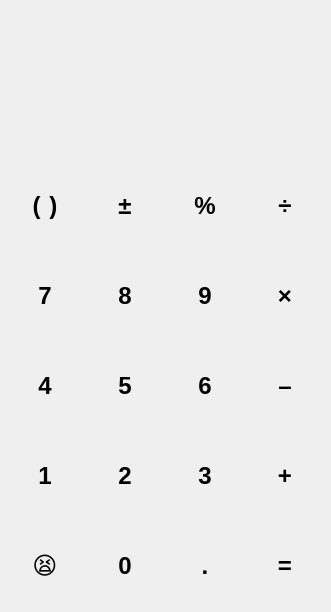
<?xml version="1.0" encoding="UTF-8"?>
<ui version="4.0">
 <class>MainWindow</class>
 <widget class="QMainWindow" name="MainWindow">
  <property name="geometry">
   <rect>
    <x>0</x>
    <y>0</y>
    <width>331</width>
    <height>612</height>
   </rect>
  </property>
  <property name="windowTitle">
   <string>MainWindow</string>
  </property>
  <property name="styleSheet">
   <string notr="true">	background: &quot;#024873&quot;;</string>
  </property>
  <widget class="QWidget" name="centralwidget">
   <widget class="QLabel" name="result">
    <property name="geometry">
     <rect>
      <x>0</x>
      <y>23</y>
      <width>331</width>
      <height>131</height>
     </rect>
    </property>
    <property name="styleSheet">
     <string notr="true">	qproperty-alignment: &quot;AlignVCenter | AlignRight&quot;;
	color: &quot;white&quot;;
	background-color: &quot;#04BFAD&quot;;
    font-family: 'Open Sans', sans-serif;
	font-size: 40px;
    font-weight: 600;          /* Semibold */
    line-height: 60px;         /* Межстрочный интервал */
    letter-spacing: 0.5px;     /* Межбуквенный интервал */
	border-radius: 36px;</string>
    </property>
    <property name="text">
     <string/>
    </property>
   </widget>
   <widget class="QLabel" name="input">
    <property name="geometry">
     <rect>
      <x>0</x>
      <y>0</y>
      <width>331</width>
      <height>71</height>
     </rect>
    </property>
    <property name="styleSheet">
     <string notr="true">	qproperty-alignment: &quot;AlignVCenter | AlignRight&quot;;
	color: &quot;white&quot;;
	background-color: &quot;#04BFAD&quot;;
    font-family: 'Open Sans', sans-serif;
    font-weight: 600;          /* Semibold */
    font-size: 20px;           /* Размер шрифта */
    line-height: 30px;         /* Межстрочный интервал */
    letter-spacing: 0.5px;     /* Межбуквенный интервал */</string>
    </property>
    <property name="text">
     <string/>
    </property>
   </widget>
   <widget class="QPushButton" name="pushButton_bracket">
    <property name="geometry">
     <rect>
      <x>10</x>
      <y>170</y>
      <width>71</width>
      <height>71</height>
     </rect>
    </property>
    <property name="styleSheet">
     <string notr="true">border-radius: 33px;
background: &quot;#0889A6&quot;;
    font-family: 'Open Sans', sans-serif;
    font-weight: 600;          /* Semibold */
    font-size: 24px;           /* Размер шрифта */
    line-height: 30px;         /* Межстрочный интервал */
    letter-spacing: 1px;     /* Межбуквенный интервал */</string>
    </property>
    <property name="text">
     <string>( )</string>
    </property>
   </widget>
   <widget class="QPushButton" name="pushButton_sign">
    <property name="geometry">
     <rect>
      <x>90</x>
      <y>170</y>
      <width>71</width>
      <height>71</height>
     </rect>
    </property>
    <property name="styleSheet">
     <string notr="true">border-radius: 33px;
background: &quot;#0889A6&quot;;
    font-family: 'Open Sans', sans-serif;
    font-weight: 600;          /* Semibold */
    font-size: 24px;           /* Размер шрифта */
    line-height: 30px;         /* Межстрочный интервал */
    letter-spacing: 1px;     /* Межбуквенный интервал */</string>
    </property>
    <property name="text">
     <string>±</string>
    </property>
   </widget>
   <widget class="QPushButton" name="pushButton_persent">
    <property name="geometry">
     <rect>
      <x>170</x>
      <y>170</y>
      <width>71</width>
      <height>71</height>
     </rect>
    </property>
    <property name="styleSheet">
     <string notr="true">border-radius: 33px;
background: &quot;#0889A6&quot;;
    font-family: 'Open Sans', sans-serif;
    font-weight: 600;          /* Semibold */
    font-size: 24px;           /* Размер шрифта */
    line-height: 30px;         /* Межстрочный интервал */
    letter-spacing: 1px;     /* Межбуквенный интервал */</string>
    </property>
    <property name="text">
     <string>%</string>
    </property>
   </widget>
   <widget class="QPushButton" name="pushButton_div">
    <property name="geometry">
     <rect>
      <x>250</x>
      <y>170</y>
      <width>71</width>
      <height>71</height>
     </rect>
    </property>
    <property name="styleSheet">
     <string notr="true">border-radius: 33px;
background: &quot;#0889A6&quot;;
    font-family: 'Open Sans', sans-serif;
    font-weight: 600;          /* Semibold */
    font-size: 24px;           /* Размер шрифта */
    line-height: 30px;         /* Межстрочный интервал */
    letter-spacing: 1px;     /* Межбуквенный интервал */</string>
    </property>
    <property name="text">
     <string>÷</string>
    </property>
   </widget>
   <widget class="QPushButton" name="pushButton_8">
    <property name="geometry">
     <rect>
      <x>90</x>
      <y>260</y>
      <width>71</width>
      <height>71</height>
     </rect>
    </property>
    <property name="styleSheet">
     <string notr="true">border-radius: 33px;
background: &quot;#B0D1D8&quot;;
    font-family: 'Open Sans', sans-serif;
    font-weight: 600;          /* Semibold */
    font-size: 24px;           /* Размер шрифта */
    line-height: 30px;         /* Межстрочный интервал */
    letter-spacing: 1px;     /* Межбуквенный интервал */</string>
    </property>
    <property name="text">
     <string>8</string>
    </property>
   </widget>
   <widget class="QPushButton" name="pushButton_9">
    <property name="geometry">
     <rect>
      <x>170</x>
      <y>260</y>
      <width>71</width>
      <height>71</height>
     </rect>
    </property>
    <property name="styleSheet">
     <string notr="true">border-radius: 33px;
background: &quot;#B0D1D8&quot;;
    font-family: 'Open Sans', sans-serif;
    font-weight: 600;          /* Semibold */
    font-size: 24px;           /* Размер шрифта */
    line-height: 30px;         /* Межстрочный интервал */
    letter-spacing: 1px;     /* Межбуквенный интервал */</string>
    </property>
    <property name="text">
     <string>9</string>
    </property>
   </widget>
   <widget class="QPushButton" name="pushButton_7">
    <property name="geometry">
     <rect>
      <x>10</x>
      <y>260</y>
      <width>71</width>
      <height>71</height>
     </rect>
    </property>
    <property name="styleSheet">
     <string notr="true">border-radius: 33px;
background: &quot;#B0D1D8&quot;;
    font-family: 'Open Sans', sans-serif;
    font-weight: 600;          /* Semibold */
    font-size: 24px;           /* Размер шрифта */
    line-height: 30px;         /* Межстрочный интервал */
    letter-spacing: 1px;     /* Межбуквенный интервал */</string>
    </property>
    <property name="text">
     <string>7</string>
    </property>
   </widget>
   <widget class="QPushButton" name="pushButton_mult">
    <property name="geometry">
     <rect>
      <x>250</x>
      <y>260</y>
      <width>71</width>
      <height>71</height>
     </rect>
    </property>
    <property name="styleSheet">
     <string notr="true">border-radius: 33px;
background: &quot;#0889A6&quot;;
    font-family: 'Open Sans', sans-serif;
    font-weight: 600;          /* Semibold */
    font-size: 24px;           /* Размер шрифта */
    line-height: 30px;         /* Межстрочный интервал */
    letter-spacing: 1px;     /* Межбуквенный интервал */</string>
    </property>
    <property name="text">
     <string>×</string>
    </property>
   </widget>
   <widget class="QPushButton" name="pushButton_5">
    <property name="geometry">
     <rect>
      <x>90</x>
      <y>350</y>
      <width>71</width>
      <height>71</height>
     </rect>
    </property>
    <property name="styleSheet">
     <string notr="true">border-radius: 33px;
background: &quot;#B0D1D8&quot;;
    font-family: 'Open Sans', sans-serif;
    font-weight: 600;          /* Semibold */
    font-size: 24px;           /* Размер шрифта */
    line-height: 30px;         /* Межстрочный интервал */
    letter-spacing: 1px;     /* Межбуквенный интервал */
</string>
    </property>
    <property name="text">
     <string>5</string>
    </property>
   </widget>
   <widget class="QPushButton" name="pushButton_6">
    <property name="geometry">
     <rect>
      <x>170</x>
      <y>350</y>
      <width>71</width>
      <height>71</height>
     </rect>
    </property>
    <property name="styleSheet">
     <string notr="true">border-radius: 33px;
background: &quot;#B0D1D8&quot;;
    font-family: 'Open Sans', sans-serif;
    font-weight: 600;          /* Semibold */
    font-size: 24px;           /* Размер шрифта */
    line-height: 30px;         /* Межстрочный интервал */
    letter-spacing: 1px;     /* Межбуквенный интервал */</string>
    </property>
    <property name="text">
     <string>6</string>
    </property>
   </widget>
   <widget class="QPushButton" name="pushButton_4">
    <property name="geometry">
     <rect>
      <x>10</x>
      <y>350</y>
      <width>71</width>
      <height>71</height>
     </rect>
    </property>
    <property name="styleSheet">
     <string notr="true">border-radius: 33px;
background: &quot;#B0D1D8&quot;;
    font-family: 'Open Sans', sans-serif;
    font-weight: 600;          /* Semibold */
    font-size: 24px;           /* Размер шрифта */
    line-height: 30px;         /* Межстрочный интервал */
    letter-spacing: 1px;     /* Межбуквенный интервал */</string>
    </property>
    <property name="text">
     <string>4</string>
    </property>
   </widget>
   <widget class="QPushButton" name="pushButton_sub">
    <property name="geometry">
     <rect>
      <x>250</x>
      <y>350</y>
      <width>71</width>
      <height>71</height>
     </rect>
    </property>
    <property name="styleSheet">
     <string notr="true">border-radius: 33px;
background: &quot;#0889A6&quot;;
    font-family: 'Open Sans', sans-serif;
    font-weight: 600;          /* Semibold */
    font-size: 24px;           /* Размер шрифта */
    line-height: 30px;         /* Межстрочный интервал */
    letter-spacing: 1px;     /* Межбуквенный интервал */</string>
    </property>
    <property name="text">
     <string>–</string>
    </property>
   </widget>
   <widget class="QPushButton" name="pushButton_2">
    <property name="geometry">
     <rect>
      <x>90</x>
      <y>440</y>
      <width>71</width>
      <height>71</height>
     </rect>
    </property>
    <property name="styleSheet">
     <string notr="true">border-radius: 33px;
background: &quot;#B0D1D8&quot;;
    font-family: 'Open Sans', sans-serif;
    font-weight: 600;          /* Semibold */
    font-size: 24px;           /* Размер шрифта */
    line-height: 30px;         /* Межстрочный интервал */
    letter-spacing: 1px;     /* Межбуквенный интервал */</string>
    </property>
    <property name="text">
     <string>2</string>
    </property>
   </widget>
   <widget class="QPushButton" name="pushButton_3">
    <property name="geometry">
     <rect>
      <x>170</x>
      <y>440</y>
      <width>71</width>
      <height>71</height>
     </rect>
    </property>
    <property name="styleSheet">
     <string notr="true">border-radius: 33px;
background: &quot;#B0D1D8&quot;;
    font-family: 'Open Sans', sans-serif;
    font-weight: 600;          /* Semibold */
    font-size: 24px;           /* Размер шрифта */
    line-height: 30px;         /* Межстрочный интервал */
    letter-spacing: 1px;     /* Межбуквенный интервал */</string>
    </property>
    <property name="text">
     <string>3</string>
    </property>
   </widget>
   <widget class="QPushButton" name="pushButton_1">
    <property name="geometry">
     <rect>
      <x>10</x>
      <y>440</y>
      <width>71</width>
      <height>71</height>
     </rect>
    </property>
    <property name="styleSheet">
     <string notr="true">border-radius: 33px;
background: &quot;#B0D1D8&quot;;
    font-family: 'Open Sans', sans-serif;
    font-weight: 600;          /* Semibold */
    font-size: 24px;           /* Размер шрифта */
    line-height: 30px;         /* Межстрочный интервал */
    letter-spacing: 1px;     /* Межбуквенный интервал */</string>
    </property>
    <property name="text">
     <string>1</string>
    </property>
   </widget>
   <widget class="QPushButton" name="pushButton_add">
    <property name="geometry">
     <rect>
      <x>250</x>
      <y>440</y>
      <width>71</width>
      <height>71</height>
     </rect>
    </property>
    <property name="styleSheet">
     <string notr="true">border-radius: 33px;
background: &quot;#0889A6&quot;;
    font-family: 'Open Sans', sans-serif;
    font-weight: 600;          /* Semibold */
    font-size: 24px;           /* Размер шрифта */
    line-height: 30px;         /* Межстрочный интервал */
    letter-spacing: 1px;     /* Межбуквенный интервал */</string>
    </property>
    <property name="text">
     <string>+</string>
    </property>
   </widget>
   <widget class="QPushButton" name="pushButton_0">
    <property name="geometry">
     <rect>
      <x>90</x>
      <y>530</y>
      <width>71</width>
      <height>71</height>
     </rect>
    </property>
    <property name="styleSheet">
     <string notr="true">border-radius: 33px;
background: &quot;#B0D1D8&quot;;
    font-family: 'Open Sans', sans-serif;
    font-weight: 600;          /* Semibold */
    font-size: 24px;           /* Размер шрифта */
    line-height: 30px;         /* Межстрочный интервал */
    letter-spacing: 1px;     /* Межбуквенный интервал */</string>
    </property>
    <property name="text">
     <string>0</string>
    </property>
   </widget>
   <widget class="QPushButton" name="pushButton_dot">
    <property name="geometry">
     <rect>
      <x>170</x>
      <y>530</y>
      <width>71</width>
      <height>71</height>
     </rect>
    </property>
    <property name="styleSheet">
     <string notr="true">border-radius: 33px;
background: &quot;#B0D1D8&quot;;
    font-family: 'Open Sans', sans-serif;
    font-weight: 600;          /* Semibold */
    font-size: 24px;           /* Размер шрифта */
    line-height: 30px;         /* Межстрочный интервал */
    letter-spacing: 1px;     /* Межбуквенный интервал */</string>
    </property>
    <property name="text">
     <string>.</string>
    </property>
   </widget>
   <widget class="QPushButton" name="pushButton_clear">
    <property name="geometry">
     <rect>
      <x>10</x>
      <y>530</y>
      <width>71</width>
      <height>71</height>
     </rect>
    </property>
    <property name="styleSheet">
     <string notr="true">border-radius: 33px;
background: &quot;#F25E5E&quot;;
font-size: 30px;
    font-family: 'Open Sans', sans-serif;
    font-weight: 600;          /* Semibold */
    font-size: 24px;           /* Размер шрифта */
    line-height: 30px;         /* Межстрочный интервал */
    letter-spacing: 1px;     /* Межбуквенный интервал */</string>
    </property>
    <property name="text">
     <string>😫</string>
    </property>
   </widget>
   <widget class="QPushButton" name="pushButton_equals">
    <property name="geometry">
     <rect>
      <x>250</x>
      <y>530</y>
      <width>71</width>
      <height>71</height>
     </rect>
    </property>
    <property name="styleSheet">
     <string notr="true">border-radius: 33px;
background: &quot;#0889A6&quot;;
    font-family: 'Open Sans', sans-serif;
    font-weight: 600;          /* Semibold */
    font-size: 24px;           /* Размер шрифта */
    line-height: 30px;         /* Межстрочный интервал */
    letter-spacing: 1px;     /* Межбуквенный интервал */</string>
    </property>
    <property name="text">
     <string>=</string>
    </property>
   </widget>
  </widget>
 </widget>
 <resources/>
 <connections/>
</ui>
